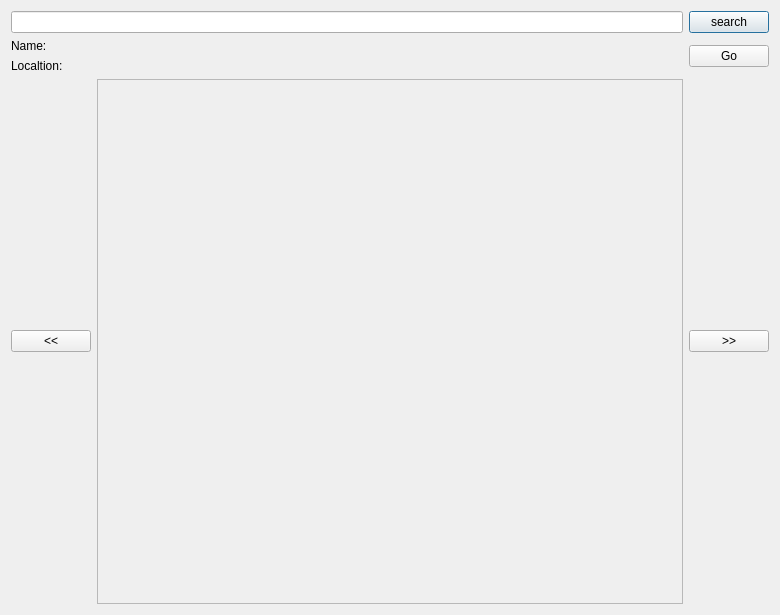
<?xml version="1.0" encoding="UTF-8"?>
<ui version="4.0">
 <class>DialogMain</class>
 <widget class="QDialog" name="DialogMain">
  <property name="geometry">
   <rect>
    <x>0</x>
    <y>0</y>
    <width>780</width>
    <height>615</height>
   </rect>
  </property>
  <property name="windowTitle">
   <string>Dialog</string>
  </property>
  <layout class="QVBoxLayout" name="verticalLayout_4" stretch="0,0,1">
   <item>
    <layout class="QHBoxLayout" name="horizontalLayout">
     <item>
      <widget class="QLineEdit" name="searchLE">
       <property name="sizePolicy">
        <sizepolicy hsizetype="Expanding" vsizetype="Fixed">
         <horstretch>0</horstretch>
         <verstretch>0</verstretch>
        </sizepolicy>
       </property>
      </widget>
     </item>
     <item>
      <widget class="QPushButton" name="searchPB">
       <property name="text">
        <string>search</string>
       </property>
      </widget>
     </item>
    </layout>
   </item>
   <item>
    <layout class="QHBoxLayout" name="horizontalLayout_5">
     <item>
      <layout class="QVBoxLayout" name="verticalLayout_2" stretch="1,0">
       <item>
        <layout class="QHBoxLayout" name="horizontalLayout_4" stretch="0,1">
         <item>
          <widget class="QLabel" name="nameLabel">
           <property name="text">
            <string>Name:</string>
           </property>
          </widget>
         </item>
         <item>
          <widget class="QLabel" name="nameInfoLabel">
           <property name="text">
            <string/>
           </property>
          </widget>
         </item>
        </layout>
       </item>
       <item>
        <layout class="QHBoxLayout" name="horizontalLayout_3" stretch="0,1">
         <item>
          <widget class="QLabel" name="locationLabel">
           <property name="text">
            <string>Localtion:</string>
           </property>
          </widget>
         </item>
         <item>
          <widget class="QLabel" name="locationINfoLabel">
           <property name="text">
            <string/>
           </property>
          </widget>
         </item>
        </layout>
       </item>
      </layout>
     </item>
     <item>
      <widget class="QPushButton" name="goPB">
       <property name="sizePolicy">
        <sizepolicy hsizetype="Fixed" vsizetype="Fixed">
         <horstretch>0</horstretch>
         <verstretch>0</verstretch>
        </sizepolicy>
       </property>
       <property name="text">
        <string>Go</string>
       </property>
      </widget>
     </item>
    </layout>
   </item>
   <item>
    <layout class="QHBoxLayout" name="horizontalLayout_2">
     <item>
      <widget class="QPushButton" name="previousPB">
       <property name="sizePolicy">
        <sizepolicy hsizetype="Fixed" vsizetype="Fixed">
         <horstretch>0</horstretch>
         <verstretch>0</verstretch>
        </sizepolicy>
       </property>
       <property name="text">
        <string>&lt;&lt;</string>
       </property>
      </widget>
     </item>
     <item>
      <widget class="QScrollArea" name="scrollArea">
       <property name="widgetResizable">
        <bool>true</bool>
       </property>
       <widget class="QWidget" name="scrollAreaWidgetContents">
        <property name="geometry">
         <rect>
          <x>0</x>
          <y>0</y>
          <width>586</width>
          <height>506</height>
         </rect>
        </property>
        <layout class="QVBoxLayout" name="verticalLayout">
         <item>
          <widget class="QWidget" name="ContentWidget" native="true">
           <layout class="QVBoxLayout" name="contenLayout"/>
          </widget>
         </item>
        </layout>
       </widget>
      </widget>
     </item>
     <item>
      <widget class="QPushButton" name="nextPB">
       <property name="sizePolicy">
        <sizepolicy hsizetype="Fixed" vsizetype="Fixed">
         <horstretch>0</horstretch>
         <verstretch>0</verstretch>
        </sizepolicy>
       </property>
       <property name="text">
        <string>&gt;&gt;</string>
       </property>
      </widget>
     </item>
    </layout>
   </item>
  </layout>
 </widget>
 <resources/>
 <connections/>
</ui>
